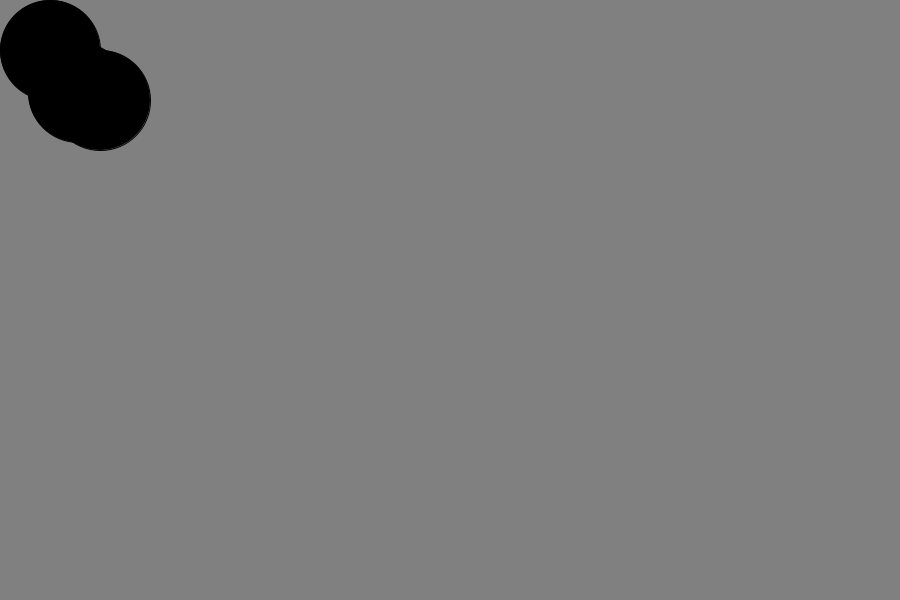
Frame 1 (no input)
Frame 60 (the mouse pressed at the canvas centre just before this capture): identical to frame 1, image omitted
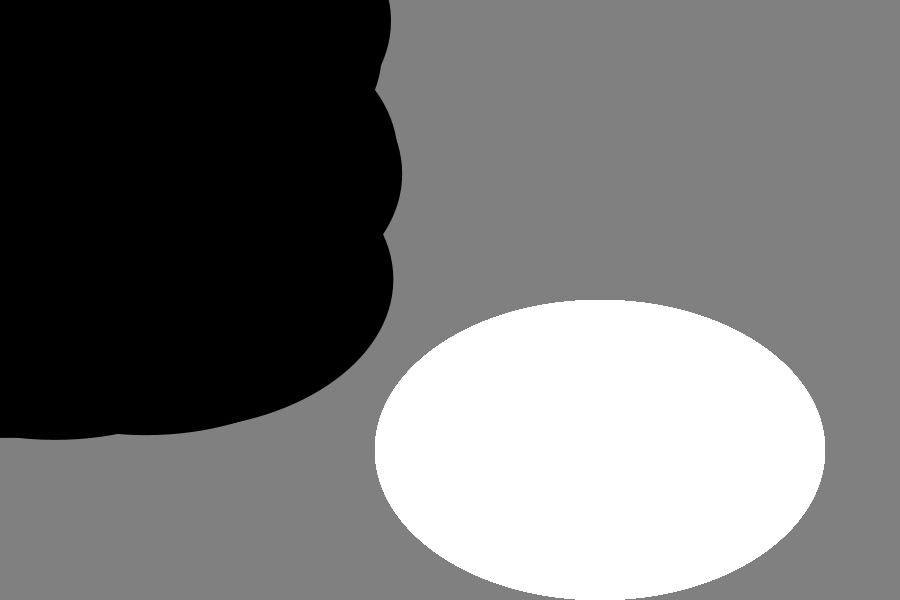
Frame 120 (the mouse held since frame 60 and released just before this capture)

The Processing sketch that drew these frames (run headless with seeded random() and noise(); from frame 60 on, the mouse is pressed at the canvas centre):

// Processing sketch: processing_53813
// ── processing_53813.pde

void setup(){
  size (900,600);
  background (128,128,128);
  
  fill(0);
  ellipse(100,100,100,100);
  
  fill(0);
  ellipse(50,50,100,100);
  
  fill(0);
  ellipse(78,92,100,100);
}

void draw(){
  noStroke();
  fill(255);
  ellipse(600,450, mouseX, mouseY);
  
  fill(0);
  ellipse(random(180),random(300),mouseX, mouseY);
 }
